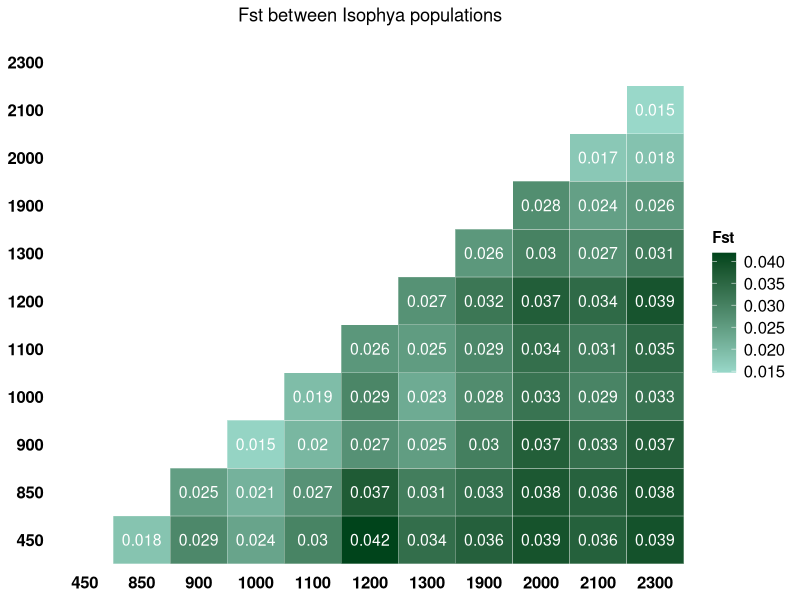

Write the R code that produced this figure.
# Authors: Ufuk Topalan, Ismail Kudret Saglam
# Written for: Genome-Wide Analysis Reveals Altitude-Associated
#              Divergence in a Color-Polymorphic Insect (Topalan & Sağlam, 2026)
# Repository: https://github.com/UfukTopalan/Genome-Wide-Analysis-Pipeline-for-Color-Polymorphic-Insect
# ------------------------------------------------------------------
library(ggplot2)
library(dplyr)

# Read data
Fst <- read.table("isophya71.fst.dist.tsv", header = TRUE, sep = "\t")

# Define altitude order (ascending: 450 to 2300)
altitude_order <- c("450", "850", "900", "1000", "1100", "1200", "1300", "1900", "2000", "2100", "2300")

# Reorder pairs to ensure Pop1 < Pop2 (lower triangle)
Fst_lower <- Fst %>%
  rowwise() %>%
  mutate(
    Pop1_new = ifelse(as.numeric(Pop1) < as.numeric(Pop2), as.character(Pop1), as.character(Pop2)),
    Pop2_new = ifelse(as.numeric(Pop1) < as.numeric(Pop2), as.character(Pop2), as.character(Pop1))
  ) %>%
  select(Pop1 = Pop1_new, Pop2 = Pop2_new, Fst) %>%
  distinct(Pop1, Pop2, .keep_all = TRUE) %>%  # Remove duplicates
  mutate(
    Pop1 = factor(Pop1, levels = altitude_order),
    Pop2 = factor(Pop2, levels = altitude_order)
  ) %>%
  filter(as.numeric(Pop1) < as.numeric(Pop2))  # Keep only true lower triangle

# Plot with axes ordered low→high and dropped empty levels
p = ggplot(Fst_lower, aes(x = Pop2, y = Pop1)) +
  	geom_tile(aes(fill = Fst), color = "white") +
  	geom_text(aes(label = round(Fst, 3)), color = "white", size = 4) +
  	scale_fill_gradient(low = "#99D8C9", high = "#00441B", "Fst") +
  	scale_x_discrete(drop = TRUE, limits = altitude_order) +  # Hide empty columns
  	scale_y_discrete(drop = TRUE, limits = altitude_order) +  # Hide empty rows
  	labs(title = "Fst between Isophya populations") +
  	theme_minimal() +
  	theme(
    	axis.text.x = element_text(size = 12, colour = "black", face = "bold"),
    	axis.text.y = element_text(size = 12, colour = "black", face = "bold"),
    	legend.title = element_text(size = 11, face = "bold"),  # Larger legend title
    	legend.text = element_text(size = 12),  # Larger legend labels
    	panel.grid = element_blank(),
    	axis.title = element_blank(),
    	plot.title = element_text(hjust = 0.5)
  	)

ggsave(
  "isophya71.Fst.pdf",
  p,
  width  = 250,
  height = 210,
  units  = "mm",
  dpi    = 300
)
